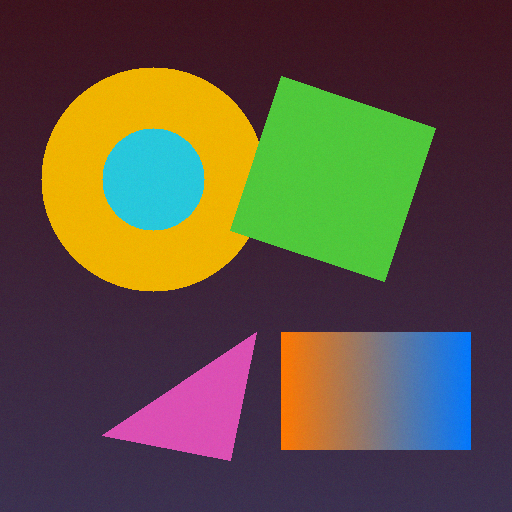
#> input picture assets/sample.png, 512 x 512 px
$ python voronoi_art.py --image ../assets/sample.png   (older library calls are emulated)
#> lines starting #> are read from the running program, lines starting #| are printed output that depends on the picture; after the words box and inside, x2 and y2 are one past the last pixel; in counts of white or black regions, pixels touching at a corner belong together
### utils.py
"""
Utility functions for image processing, sample image generation, and visualizations.
"""

import os
from typing import Optional
import numpy as np
import cv2


# [76 lines left out: function generate_synthetic_image, not called in this run]


def get_or_create_sample_image(
    image_path: Optional[str] = None,
    default_asset_dir: str = "assets",
    default_filename: str = "sample.png"
) -> np.ndarray:
    """
    Loads an image from the specified path.
    If no path is provided or the file is missing, generates a high-quality synthetic test image,
    saves it to assets/sample.png, and returns it.
    """
#> called with image_path = '../assets/sample.png', default_asset_dir = 'assets', default_filename = 'sample.png'
    if image_path and os.path.exists(image_path):
        img = cv2.imread(image_path)
#> img is the input picture: shape (512, 512, 3); mean B, G, R 64.2, 81.3, 92.4
        if img is not None:
            return img
        print(f"[Warning] Failed to read image from '{image_path}'. Generating synthetic fallback.")

    os.makedirs(default_asset_dir, exist_ok=True)
    fallback_path = os.path.join(default_asset_dir, default_filename)

    if not os.path.exists(fallback_path):
        print(f"[Info] Generating default benchmark image at '{fallback_path}'...")
        synthetic = generate_synthetic_image(512, 512, is_color=True)
        cv2.imwrite(fallback_path, synthetic)
        return synthetic

    loaded = cv2.imread(fallback_path)
    if loaded is not None:
        return loaded

    # If all else fails, generate in memory
    return generate_synthetic_image(512, 512, is_color=True)

### voronoi/voronoi_art.py
"""
Voronoi Diagram Image Segmentation and Mosaic Art.

This module partitions an image into Voronoi cells using SciPy spatial tools
(scipy.spatial.Voronoi and scipy.spatial.cKDTree). It supports adaptive edge-aware
stippling sampling, uniform random sampling, and grid-jittered sampling.
"""

from typing import Tuple, Dict, Optional, Literal
import numpy as np
import cv2
import matplotlib.pyplot as plt
from scipy.spatial import Voronoi, cKDTree


class VoronoiSegmenter:
    """
    Image segmentation and artistic mosaic rendering using Voronoi tessellations.
    """
    def __init__(
        self,
        n_points: int = 1500,
        sampling_method: Literal["adaptive", "random", "grid"] = "adaptive",
        edge_weight: float = 0.8
    ):
        """
        Args:
            n_points: Number of Voronoi seed points to generate.
            sampling_method: 'adaptive' (gradient-weighted), 'random', or 'grid'.
            edge_weight: For 'adaptive', weighting factor between gradient map and uniform base (0.0 to 1.0).
        """
        self.n_points = n_points
        self.sampling_method = sampling_method
        self.edge_weight = np.clip(edge_weight, 0.0, 1.0)
        self.points: Optional[np.ndarray] = None
        self.voronoi: Optional[Voronoi] = None

    def _sample_points(self, image: np.ndarray) -> np.ndarray:
        """
        Generates seed points (x, y) based on the chosen sampling strategy.
        """
        h, w = image.shape[:2]

        if self.sampling_method == "random":
            xs = np.random.uniform(0, w - 1, size=self.n_points)
            ys = np.random.uniform(0, h - 1, size=self.n_points)
            points = np.column_stack([xs, ys])

        elif self.sampling_method == "grid":
            # Grid with small random perturbation (jitter)
            aspect_ratio = w / h
            ny = int(np.sqrt(self.n_points / aspect_ratio))
            nx = int(self.n_points / ny)
            gx, gy = np.meshgrid(np.linspace(0, w - 1, nx), np.linspace(0, h - 1, ny))
            xs = gx.ravel() + np.random.uniform(-w / (2 * nx), w / (2 * nx), size=nx * ny)
            ys = gy.ravel() + np.random.uniform(-h / (2 * ny), h / (2 * ny), size=nx * ny)
            points = np.column_stack([np.clip(xs, 0, w - 1), np.clip(ys, 0, h - 1)])

        elif self.sampling_method == "adaptive":
            # Adaptive / edge-weighted importance sampling (stippling)
            if len(image.shape) == 3:
                gray = cv2.cvtColor(image, cv2.COLOR_BGR2GRAY)
            else:
                gray = image.copy()

            # Compute gradient magnitude using Sobel operators
            grad_x = cv2.Sobel(gray, cv2.CV_32F, 1, 0, ksize=3)
            grad_y = cv2.Sobel(gray, cv2.CV_32F, 0, 1, ksize=3)
            gradient_mag = cv2.magnitude(grad_x, grad_y)

            # Normalize gradient to [0, 1]
            g_min, g_max = gradient_mag.min(), gradient_mag.max()
            if g_max > g_min:
                gradient_norm = (gradient_mag - g_min) / (g_max - g_min)
            else:
                gradient_norm = np.zeros_like(gradient_mag)

            # Combine edge importance with uniform base probability to avoid empty regions
            pdf = (self.edge_weight * gradient_norm) + ((1.0 - self.edge_weight) * np.ones_like(gradient_norm))
            pdf /= pdf.sum()

            # Draw samples according to 2D probability distribution
            flat_indices = np.random.choice(h * w, size=self.n_points, replace=False, p=pdf.ravel())
            ys = (flat_indices // w).astype(np.float64)
            xs = (flat_indices % w).astype(np.float64)

            # Add subpixel jitter
            xs += np.random.uniform(-0.5, 0.5, size=self.n_points)
            ys += np.random.uniform(-0.5, 0.5, size=self.n_points)
            points = np.column_stack([np.clip(xs, 0, w - 1), np.clip(ys, 0, h - 1)])
        else:
            raise ValueError(f"Unknown sampling method: {self.sampling_method}")

        # Add image 4 corner points to ensure tidy border tessellation
        corners = np.array([[0, 0], [w - 1, 0], [0, h - 1], [w - 1, h - 1]], dtype=np.float64)
        points = np.vstack([points, corners])
        return points

    def segment(self, image: np.ndarray) -> Tuple[np.ndarray, np.ndarray, Dict[str, float]]:
        """
        Partitions the image into Voronoi cells and computes mean color per cell.

        Returns:
            mosaic_img: Segmented image where each Voronoi cell is colored with its mean color.
            mosaic_with_edges: Segmented image with cell boundary ridges highlighted.
            stats: Dictionary of quantitative metrics.
        """
        h, w = image.shape[:2]
        is_color = (len(image.shape) == 3 and image.shape[2] == 3)

        self.points = self._sample_points(image)
        self.voronoi = Voronoi(self.points)

        # Build KDTree on the seed coordinates for fast vectorized pixel-to-cell assignment
        kdtree = cKDTree(self.points)

        # Generate coordinate grid for all pixels in image
        grid_y, grid_x = np.indices((h, w))
        pixel_coords = np.column_stack([grid_x.ravel(), grid_y.ravel()])

        # Query nearest seed for each pixel in O(N log K)
        _, cell_indices = kdtree.query(pixel_coords, k=1)
        cell_map = cell_indices.reshape(h, w)

        # Calculate mean color/intensity for each Voronoi cell
        n_cells = len(self.points)
        mosaic_img = np.zeros_like(image)

        if is_color:
            flat_img = image.reshape(-1, 3)
            # Accumulate channel sums and pixel counts per cell
            counts = np.bincount(cell_indices, minlength=n_cells)
            for c in range(3):
                channel_sums = np.bincount(cell_indices, weights=flat_img[:, c], minlength=n_cells)
                # Avoid division by zero for unpopulated cells
                valid_mask = counts > 0
                means = np.zeros(n_cells, dtype=np.float64)
                means[valid_mask] = channel_sums[valid_mask] / counts[valid_mask]
                mosaic_img[:, :, c] = means[cell_map].astype(np.uint8)
        else:
            flat_img = image.ravel()
            counts = np.bincount(cell_indices, minlength=n_cells)
            channel_sums = np.bincount(cell_indices, weights=flat_img, minlength=n_cells)
            valid_mask = counts > 0
            means = np.zeros(n_cells, dtype=np.float64)
            means[valid_mask] = channel_sums[valid_mask] / counts[valid_mask]
            mosaic_img = means[cell_map].astype(np.uint8)

        # Create cell boundary edge overlay using morphological gradient of cell labels
        kernel = np.ones((3, 3), np.uint8)
        # Shift differences to detect cell boundaries
        diff_h = cell_map[:, :-1] != cell_map[:, 1:]
        diff_v = cell_map[:-1, :] != cell_map[1:, :]
        edges_mask = np.zeros((h, w), dtype=bool)
        edges_mask[:, :-1] |= diff_h
        edges_mask[:-1, :] |= diff_v

        # Render mosaic with dark outlines
        mosaic_with_edges = mosaic_img.copy()
        if is_color:
            mosaic_with_edges[edges_mask] = [20, 20, 20]  # dark slate gray outline
        else:
            mosaic_with_edges[edges_mask] = 20

        # Calculate metrics (MSE, PSNR)
        if is_color:
            ref_gray = cv2.cvtColor(image, cv2.COLOR_BGR2GRAY)
            res_gray = cv2.cvtColor(mosaic_img, cv2.COLOR_BGR2GRAY)
        else:
            ref_gray = image
            res_gray = mosaic_img

        mse = float(np.mean((ref_gray.astype(float) - res_gray.astype(float)) ** 2))
        psnr = float(10 * np.log10(255**2 / (mse + 1e-10)))

        stats = {
            "num_seed_points": len(self.points),
            "sampling_method": self.sampling_method,
            "avg_cell_area_px": float((h * w) / len(self.points)),
            "mse": mse,
            "psnr_db": psnr
        }

        return mosaic_img, mosaic_with_edges, stats


def generate_voronoi_segmentation(
    image: np.ndarray,
    n_points: int = 1500,
    sampling_method: Literal["adaptive", "random", "grid"] = "adaptive",
    edge_weight: float = 0.8
) -> Tuple[np.ndarray, np.ndarray, np.ndarray, Dict[str, float]]:
    """
    Executes Voronoi image segmentation pipeline.

    Returns:
        mosaic_img: Segmented Voronoi mosaic image.
        mosaic_with_edges: Voronoi mosaic with cell borders.
        seeds_img: Visual overlay of seed points on original image.
        stats: Dictionary of performance metrics.
    """
    segmenter = VoronoiSegmenter(n_points=n_points, sampling_method=sampling_method, edge_weight=edge_weight)
    mosaic_img, mosaic_with_edges, stats = segmenter.segment(image)

    # Visualize seed point locations on top of original image
    if len(image.shape) == 2:
        seeds_img = cv2.cvtColor(image, cv2.COLOR_GRAY2BGR)
    else:
        seeds_img = image.copy()

    for pt in segmenter.points:
        cv2.circle(seeds_img, (int(pt[0]), int(pt[1])), 2, (0, 255, 255), -1)

    return mosaic_img, mosaic_with_edges, seeds_img, stats


def plot_voronoi_results(
    original: np.ndarray,
    seeds_img: np.ndarray,
    mosaic_with_edges: np.ndarray,
    mosaic_clean: np.ndarray,
    stats: Dict[str, float],
    save_path: Optional[str] = None,
    show_plot: bool = True
) -> None:
    """
    Displays a publication-quality 4-panel matplotlib figure for assignment report.
    """
    fig, axes = plt.subplots(2, 2, figsize=(12, 10))

    def to_rgb(img):
        return cv2.cvtColor(img, cv2.COLOR_BGR2RGB) if len(img.shape) == 3 else img

    cmap = "gray" if len(original.shape) == 2 else None

    # Panel 1: Original
    axes[0, 0].imshow(to_rgb(original), cmap=cmap)
    axes[0, 0].set_title("1. Original Input Image", fontsize=13, fontweight='bold')
    axes[0, 0].axis("off")

    # Panel 2: Seeds distribution
    axes[0, 1].imshow(to_rgb(seeds_img))
    axes[0, 1].set_title(
        f"2. Voronoi Seeds ({stats['num_seed_points']} pts | Method: {stats['sampling_method']})",
        fontsize=13, fontweight='bold'
    )
    axes[0, 1].axis("off")

    # Panel 3: Voronoi Mosaic with cell edges
    axes[1, 0].imshow(to_rgb(mosaic_with_edges), cmap=cmap)
    axes[1, 0].set_title("3. Voronoi Mosaic (with Ridges / Cell Borders)", fontsize=13, fontweight='bold')
    axes[1, 0].axis("off")

    # Panel 4: Clean Voronoi Segmented Image
    axes[1, 1].imshow(to_rgb(mosaic_clean), cmap=cmap)
    axes[1, 1].set_title(
        f"4. Segmented Partition (PSNR: {stats['psnr_db']:.2f} dB | Avg Area: {stats['avg_cell_area_px']:.1f} px)",
        fontsize=13, fontweight='bold'
    )
    axes[1, 1].axis("off")

    plt.suptitle("Voronoi Diagram Image Partitioning & Segmentation (SciPy)", fontsize=15, fontweight='bold', y=0.98)
    plt.tight_layout()

    if save_path:
        plt.savefig(save_path, dpi=300, bbox_inches='tight')
        print(f"[Voronoi] Figure saved to {save_path}")

    if show_plot:
        plt.show()
    else:
        plt.close(fig)


if __name__ == "__main__":
    import argparse
    import os
    import sys

    # Allow importing sibling modules when run directly
    sys.path.append(os.path.dirname(os.path.dirname(os.path.abspath(__file__))))
    from utils import get_or_create_sample_image

    parser = argparse.ArgumentParser(description="Voronoi Image Segmentation and Mosaic Art")
    parser.add_argument("--image", type=str, default=None, help="Path to input image file (generates sample if omitted)")
    parser.add_argument("--points", type=int, default=1500, help="Number of Voronoi seed points")
    parser.add_argument("--sampling", type=str, choices=["adaptive", "random", "grid"], default="adaptive",
                        help="Sampling strategy: 'adaptive' (gradient-based), 'random', or 'grid'")
    parser.add_argument("--edge-weight", type=float, default=0.8, help="Importance weight for edges in adaptive sampling")
    parser.add_argument("--output", type=str, default="output/voronoi_result.png", help="Path to save output figure")
    parser.add_argument("--no-plot", action="store_true", help="Disable interactive matplotlib GUI display")

    args = parser.parse_args()

    os.makedirs(os.path.dirname(args.output) if os.path.dirname(args.output) else ".", exist_ok=True)
    img = get_or_create_sample_image(args.image)

    print(f"\n[Voronoi] Running Voronoi partitioning...")
    print(f"  - Input shape: {img.shape}")
#|   - Input shape: (512, 512, 3)
    print(f"  - Parameters: points={args.points}, sampling={args.sampling}, edge_weight={args.edge_weight}")

    mosaic_clean, mosaic_edges, seeds_img, stats = generate_voronoi_segmentation(
        img,
        n_points=args.points,
        sampling_method=args.sampling,
        edge_weight=args.edge_weight
    )
#> in _sample_points, `gradient_mag = cv2.magnitude(grad_x, grad_y)`:
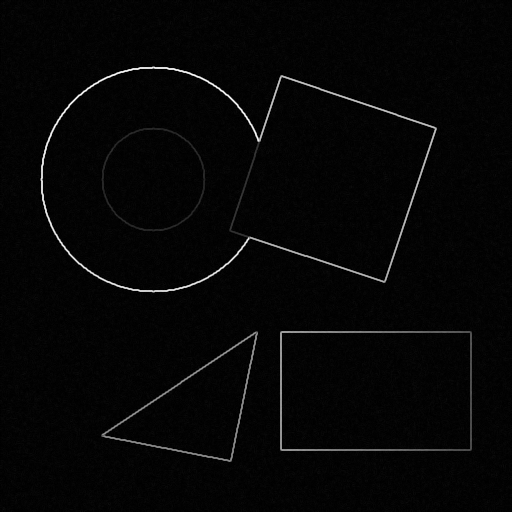
#> gradient_mag: shape (512, 512) float32; min 0, max 649.8, mean 15.9; drawn with min black and max white
#> in _sample_points, `g_min, g_max = gradient_mag.min(), gradient_mag.max()`: g_min = 0; g_max = 649.8
#> in _sample_points, `pdf = (self.edge_weight * gradient_norm) + ((1.0 - self.edge_weight) *..`:
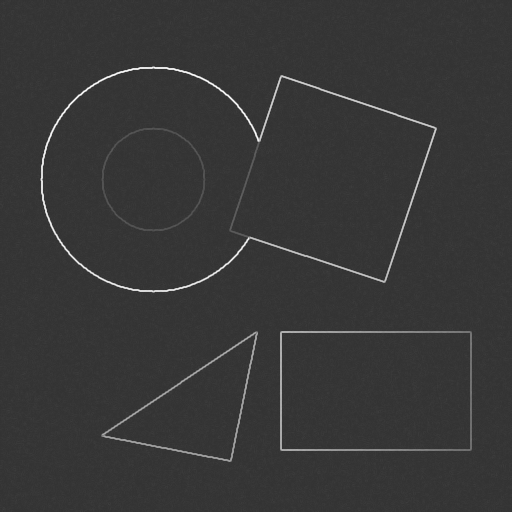
#> pdf: shape (512, 512) float32; min 0.2, max 1, mean 0.22
#> in _sample_points, `flat_indices = np.random.choice(h * w, size=self.n_points, replace=Fal..`: flat_indices = 1500 values, max 262090 at index 973, min 150 at index 821, mean 131161.6
#> in _sample_points, `ys = (flat_indices // w).astype(np.float64)`: ys = 1500 values, max 511 at index 149, min 0 at index 757, mean 255.7
#> in _sample_points, `xs = (flat_indices % w).astype(np.float64)`: xs = 1500 values, max 510 at index 946, min 0 at index 112, mean 257.2
#> in _sample_points, `xs += np.random.uniform(-0.5, 0.5, size=self.n_points)`: xs = 1500 values, max 510.1 at index 946, min -0.417 at index 545, mean 257.2
#> in _sample_points, `ys += np.random.uniform(-0.5, 0.5, size=self.n_points)`: ys = 1500 values, max 511.1 at index 149, min -0.0931 at index 821, mean 255.7
#> in _sample_points, `points = np.column_stack([np.clip(xs, 0, w - 1), np.clip(ys, 0, h - 1)])`: points = 1500 pairs, first value 0 to 510.1, second value 0 to 511
#> in _sample_points, `points = np.vstack([points, corners])`: points = 1504 pairs, first value 0 to 511, second value 0 to 511
#> in segment, `self.points = self._sample_points(image)`: self.points has the same summary as points in _sample_points
#> in segment, `cell_map = cell_indices.reshape(h, w)`:
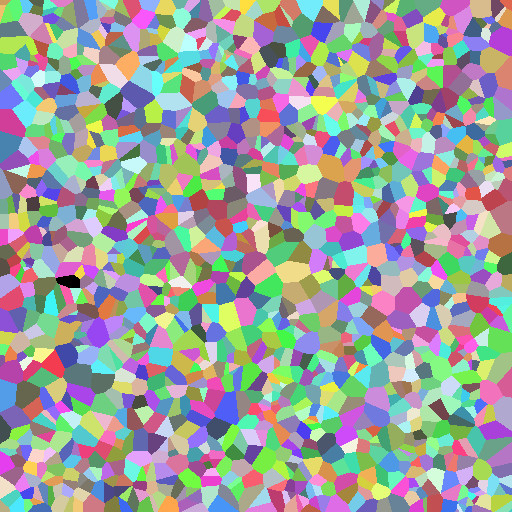
#> cell_map: shape (512, 512) int64; 1504 distinct labels, from 0 to 1503; one colour per label, 0 black
#> in segment, `n_cells = len(self.points)`: n_cells = 1504
#> in segment, `counts = np.bincount(cell_indices, minlength=n_cells)`: counts = 1504 values, max 586 at index 86, min 6 at index 1503, mean 174.3
#> in segment, `diff_h = cell_map[:, :-1] != cell_map[:, 1:]`:
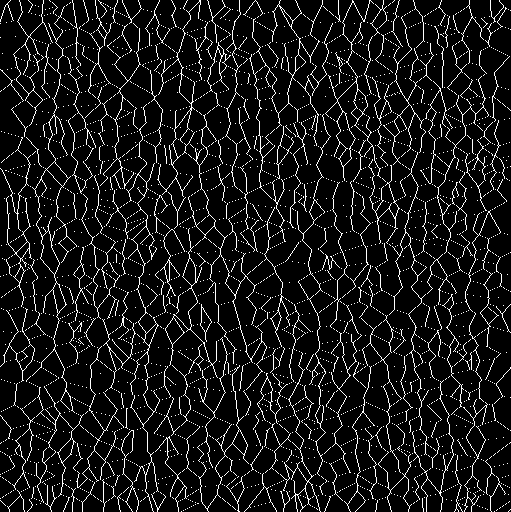
#> diff_h: shape (512, 511) bool; 9.2% white in thin lines or dots
#> in segment, `diff_v = cell_map[:-1, :] != cell_map[1:, :]`: diff_v: shape (511, 512) bool; 9.3% white in thin lines or dots
#> in segment, `edges_mask[:, :-1] |= diff_h`: edges_mask: shape (512, 512) bool; 9.2% white in thin lines or dots
#> in segment, `edges_mask[:-1, :] |= diff_v`:
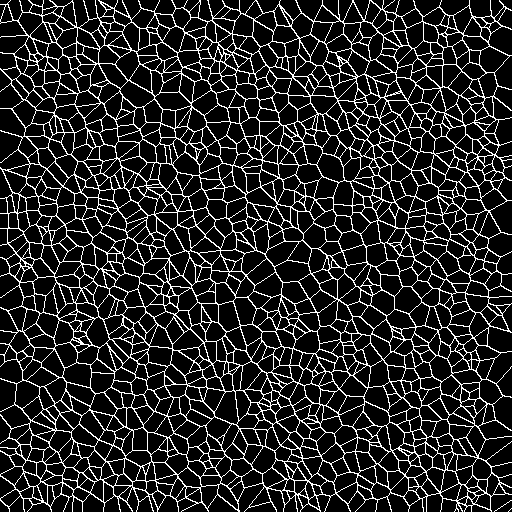
#> edges_mask: shape (512, 512) bool; 15.4% white in thin lines or dots
#> in segment, `mosaic_with_edges[edges_mask] = [20, 20, 20]`: mosaic_with_edges: shape (512, 512, 3); mean of channels 0, 1, 2 56.9, 71.3, 80.8
#> in segment, `res_gray = cv2.cvtColor(mosaic_img, cv2.COLOR_BGR2GRAY)`:
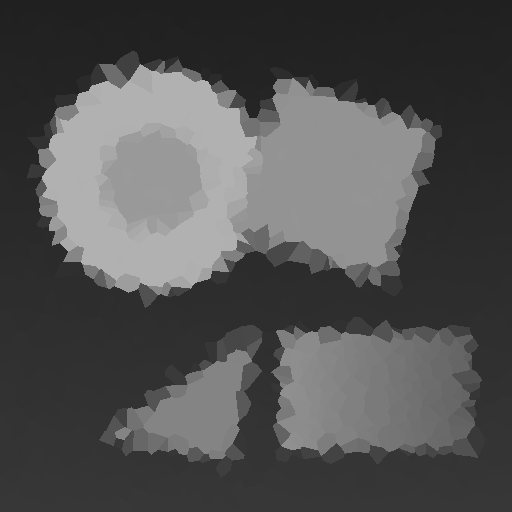
#> res_gray: shape (512, 512); min 32, max 177, mean 82.2
#> in segment, `mse = float(np.mean((ref_gray.astype(float) - res_gray.astype(float)) ..`: mse = 236
#> in segment, `psnr = float(10 * np.log10(255**2 / (mse + 1e-10)))`: psnr = 24.4
#> in segment, `stats = { "num_seed_points": len(self.points), "sampling_method": self..`: stats = {'num_seed_points': 1504, 'sampling_method': 'adaptive', 'avg_cell_area_px': 174.3, 'mse': 236, 'psnr_db': 24.4}
#> the loop in generate_voronoi_segmentation, `for pt in segmenter.points:` made 1504 passes
#> pt on passes 1 to 3: [74.43, 280.3], [47.17, 364.7], [304.3, 307.3]
#> after the loop in generate_voronoi_segmentation, `for pt in segmenter.points:`:
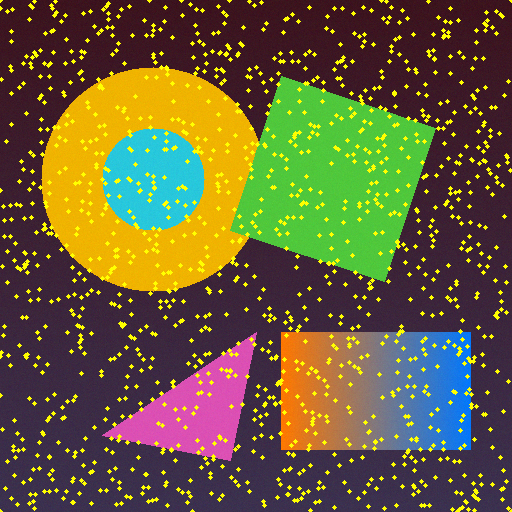
#> seeds_img: shape (512, 512, 3); 7.17% of pixels changed, all inside (x1, y1, x2, y2) = (0, 0, 512, 512)

    print(f"\n[Voronoi] Results Summary:")
    print(f"  - Seed Points:       {stats['num_seed_points']}")
#|   - Seed Points:       1504
    print(f"  - Sampling Strategy: {stats['sampling_method']}")
#|   - Sampling Strategy: adaptive
    print(f"  - Avg Cell Area:     {stats['avg_cell_area_px']:.1f} pixels")
#|   - Avg Cell Area:     174.3 pixels
    print(f"  - Reconstruction MSE: {stats['mse']:.2f}")
#|   - Reconstruction MSE: 235.99
    print(f"  - Reconstruction PSNR: {stats['psnr_db']:.2f} dB")
#|   - Reconstruction PSNR: 24.40 dB

    plot_voronoi_results(
        img, seeds_img, mosaic_edges, mosaic_clean, stats,
        save_path=args.output,
        show_plot=not args.no_plot
    )
